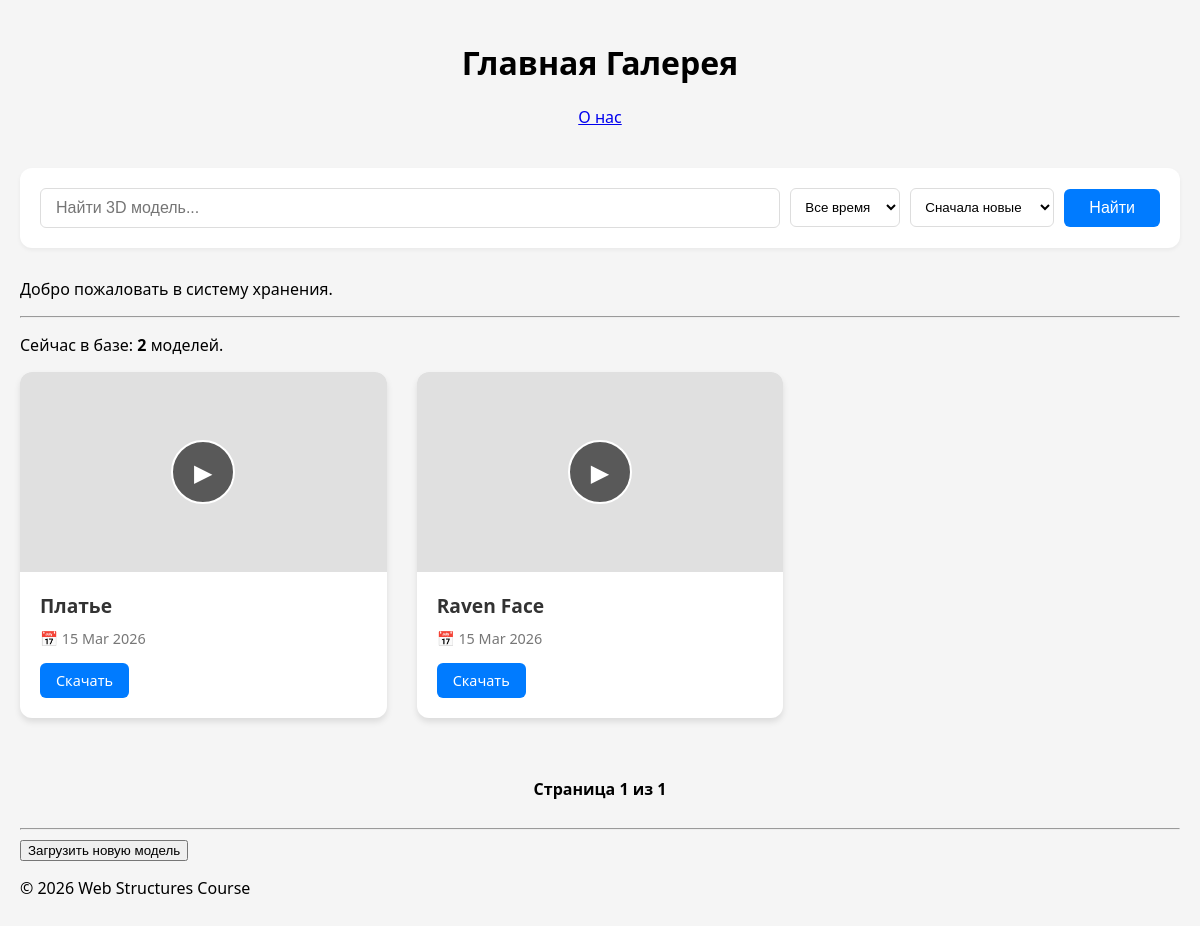
Before: / with the older database file.
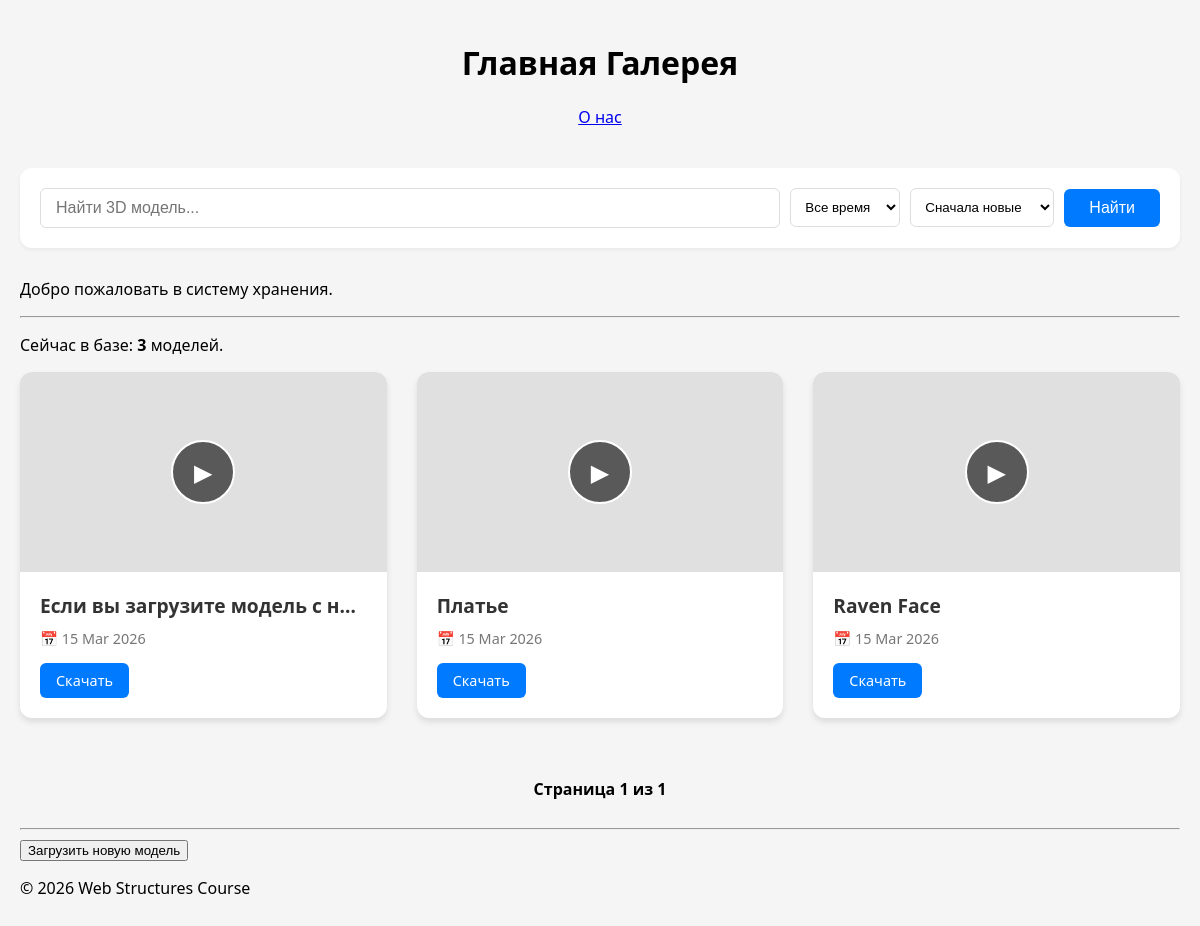
After: the same page with the newer database file.
### gallery/models.py (models this page shows, shortened)
class Asset(models.Model):
    title = models.CharField(max_length=200, verbose_name="Название модели")
    file = models.FileField(upload_to='3d_assets/', verbose_name="3D Файл")
    image = models.ImageField(upload_to='thumbnails/', blank=True, null=True, verbose_name="Превью")
    created_at = models.DateTimeField(auto_now_add=True, verbose_name="Дата загрузки")
    class Meta:
        verbose_name = "3D Модель"
        verbose_name_plural = "3D Модели"

### gallery/views.py (the view)
# urls.py: 2. Add a URL to urlpatterns:  path('', views.home, name='home')
def home(request):
    search_query = request.GET.get('q', '')
    ordering = request.GET.get('ordering', 'new')
    period = request.GET.get('period', '')
    assets = Asset.objects.all()
    if search_query:
        assets = assets.filter(title__icontains=search_query)
    if period == 'today':
        assets = assets.filter(created_at__date=timezone.now().date())
    elif period == 'week':
        assets = assets.filter(created_at__gte=timezone.now() - timedelta(days=7))
    elif period == 'month':
        assets = assets.filter(created_at__gte=timezone.now() - timedelta(days=30))
    if ordering == 'old':
        assets = assets.order_by('created_at')
    elif ordering == 'name':
        assets = assets.order_by('title')
    else:
        assets = assets.order_by('-created_at')
    paginator = Paginator(assets, 8)
    page_number = request.GET.get('page')
    page_obj = paginator.get_page(page_number)
    for asset in page_obj:
        try:
            asset.file_size = asset.file.size if asset.file and os.path.exists(asset.file.path) else None
        except Exception:
            asset.file_size = None
    context_data = {
        'page_title': 'Главная Галерея',
        'page_obj': page_obj,
        'models_count': assets.count(),
    }
    return render(request, 'gallery/index.html', context_data)

### gallery/templates/gallery/index.html (shortened to what this page needs)
<!DOCTYPE html>
{% load static %}
{% load gallery_extras %}
<html lang="ru">
<head>
    <link rel="stylesheet" href="{% static 'gallery/style.css' %}">
</head>
<body>
    <header>
        <h1>{{ page_title }}</h1>
        <nav>
            <a href="/about/">О нас</a>
        </nav>
    </header>
    <main>
        <div class="toolbar">
            <form action="{% url 'home' %}" method="get" style="display: flex; width: 100%; gap: 10px; align-items: center;">
                <input type="text" name="q" class="search-input"
                       placeholder="Найти 3D модель..."
                       value="{{ request.GET.q|default:'' }}">
                <select name="period" class="sort-select" onchange="this.form.submit()">
                    <option value="" {% if not request.GET.period %}selected{% endif %}>Все время</option>
                </select>
                <select name="ordering" class="sort-select" onchange="this.form.submit()">
                    <option value="new" {% if request.GET.ordering == 'new' %}selected{% endif %}>Сначала новые</option>
                </select>
                <button type="submit" class="search-btn">Найти</button>
            </form>
        </div>
        <p>Добро пожаловать в систему хранения.</p>
        <hr>
        {% if models_count > 0 %}
            <p>Сейчас в базе: <b>{{ models_count }}</b> моделей.</p>
        {% else %}
            <p>База пуста. Загрузите что-нибудь!</p>
        {% endif %}
        <div class="gallery-grid">
            {% for asset in page_obj %}
            <div class="asset-card">
                <div class="card-preview js-load-3d"
                     id="model-container-{{ asset.id }}"
                     data-url="{{ asset.file.url }}"
                     {% if asset.image %}
                         style="background-image: url('{{ asset.image.url }}');"
                     {% endif %}
                >
                    {% if asset.image %}
                        <div class="play-btn">▶</div>
                    {% else %}
                        <span style="font-size: 2rem;">🎲</span>
                    {% endif %}
                </div>
                <div class="card-info">
                    <h3 class="card-title">{{ asset.title }}</h3>
                    <div class="card-meta">
                        <span>📅 {{ asset.created_at|date:"d M Y" }}</span>
                    </div>
                    {% if asset.file %}
                        <a href="{{ asset.file.url }}" class="btn" download>Скачать</a>
                    {% else %}
                        <span style="color: red;">Файл потерян</span>
                    {% endif %}
                </div>
            </div>
            {% endfor %}
        </div>
        <div class="pagination">
            <span class="step-links">
                <span class="current">
                    Страница {{ page_obj.number }} из {{ page_obj.paginator.num_pages }}
                </span>
            </span>
        </div>
        <hr>
        <div>
            <a href="{% url 'upload' %}">
                <button>Загрузить новую модель</button>
            </a>
        </div>
    </main>
    <footer>
        <p>&copy; 2026 Web Structures Course</p>
    </footer>
</body>
</html>

Changed rows visible on the page:
added Asset: title "Если вы загрузите модель с н…", created_at "15 Mar 2026"
Other visible differences:
{{ models_count }}: "2" → "3"
